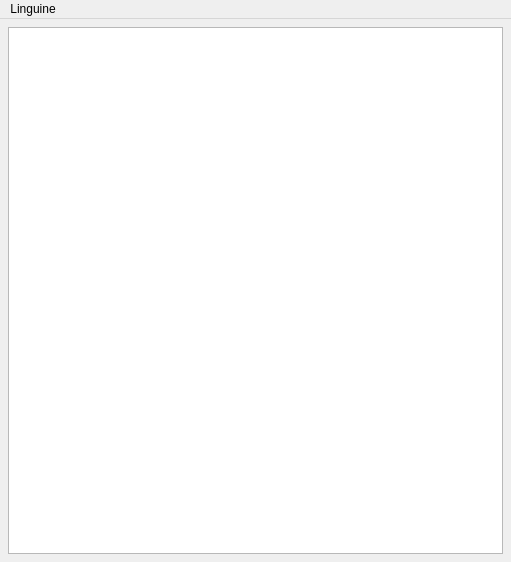
<?xml version="1.0" encoding="UTF-8"?>
<ui version="4.0">
 <class>MainWindow</class>
 <widget class="QMainWindow" name="MainWindow">
  <property name="geometry">
   <rect>
    <x>0</x>
    <y>0</y>
    <width>511</width>
    <height>562</height>
   </rect>
  </property>
  <property name="windowTitle">
   <string>Linguine</string>
  </property>
  <widget class="QWidget" name="centralWidget">
   <layout class="QVBoxLayout" name="centralVerticalLayout">
    <property name="margin">
     <number>8</number>
    </property>
    <item>
     <widget class="QListWidget" name="mediaListWidget">
      <property name="horizontalScrollBarPolicy">
       <enum>Qt::ScrollBarAlwaysOff</enum>
      </property>
      <property name="viewMode">
       <enum>QListView::ListMode</enum>
      </property>
      <property name="wordWrap">
       <bool>true</bool>
      </property>
      <property name="sortingEnabled">
       <bool>true</bool>
      </property>
     </widget>
    </item>
   </layout>
  </widget>
  <widget class="QMenuBar" name="menuBar">
   <property name="geometry">
    <rect>
     <x>0</x>
     <y>0</y>
     <width>511</width>
     <height>22</height>
    </rect>
   </property>
   <widget class="QMenu" name="menuLinguine">
    <property name="title">
     <string>Linguine</string>
    </property>
    <addaction name="actionLoad_Newsfeeds_File"/>
    <addaction name="actionReset_Newsfeeds"/>
    <addaction name="actionPreferences"/>
    <addaction name="actionDocumentation"/>
    <addaction name="actionAbout"/>
   </widget>
   <addaction name="menuLinguine"/>
  </widget>
  <action name="actionLoad_Newsfeeds_File">
   <property name="text">
    <string>Load Newsfeeds File</string>
   </property>
  </action>
  <action name="actionDocumentation">
   <property name="text">
    <string>Documentation</string>
   </property>
  </action>
  <action name="actionAbout">
   <property name="text">
    <string>About</string>
   </property>
  </action>
  <action name="actionReset_Newsfeeds">
   <property name="text">
    <string>Reset Newsfeeds</string>
   </property>
  </action>
  <action name="actionManage_Categories">
   <property name="text">
    <string>Manage Categories</string>
   </property>
  </action>
  <action name="actionPreferences">
   <property name="text">
    <string>Preferences</string>
   </property>
  </action>
 </widget>
 <layoutdefault spacing="6" margin="11"/>
 <resources/>
 <connections/>
</ui>
